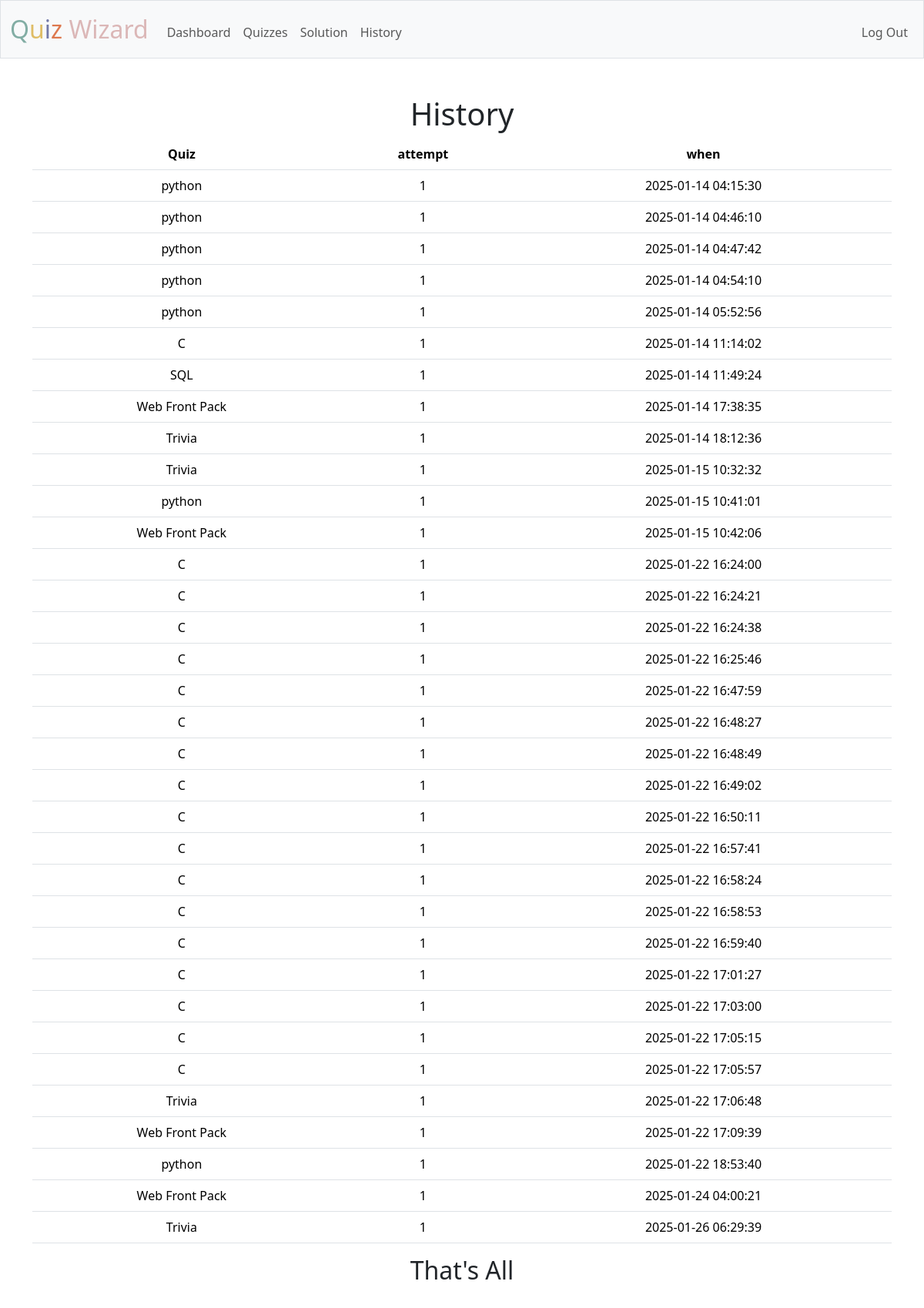
Screenshot of /history (signed in) with the database file from the repository.
### tables this page shows
CREATE TABLE quizy (
user_id integer not null,
quiz text not null,
attempt integer default 1,
time datetime default current_timestamp,
foreign key(user_id) references users(id) );

### app.py (the view)
@app.route("/history", methods=["GET"])
def history():
   user_id = session["user_id"]
   data = db.execute("select * from quizy where user_id = ?", user_id)
   return render_template("history.html", data=data)

### app.py (called while the page is built)
@app.after_request
def after_request(response):
    response.headers["Cache-Control"] = "no-cache, no-store, must-revalidate"
    response.headers["Expires"] = 0
    response.headers["Pragma"] = "no-cache"
    return response

### templates/history.html (shortened to what this page needs)
{% extends "layout.html" %}
{% block main %}
    <h1>History</h1>
    <table class="table">
        <thead>
            <tr>
                <th scope="col">Quiz</th>
                <th scope="col">attempt</th>
                <th scope="col">when</th>
            </tr>
        </thead>
        <tbody>
            {% for record in data %}
                <tr>
                    <td>{{ record["quiz"] }}</td>
                    <td>{{ record["attempt"] }}</td>
                    <td>{{ record["time"] }}</td>
                </tr>
            {% endfor %}
        </tbody>
    </table>
    <h2>That's All</h2>
{% endblock %}

### templates/layout.html (shortened to what this page needs)
<!DOCTYPE html>
<html lang="en">
    <head>
        <link href="https://cdn.jsdelivr.net/npm/bootstrap@5.3.3/dist/css/bootstrap.min.css" rel="stylesheet">
        <link href="/static/styles.css" rel="stylesheet">
    </head>
    <body>
        <nav class="bg-light border navbar navbar-expand-md navbar-light">
            <div class="container-fluid">
                <a class="navbar-brand" href="/"><span class="green">Q</span><span class="yellow">u</span><span class="purple">i</span><span class="orange">z</span> <span class="pink">Wizard</span></a>
                <div class="collapse navbar-collapse" id="navbar">
                    {% if session["user_id"] %}
                        <ul class="navbar-nav me-auto mt-2">
                            <li class="nav-item"><a class="nav-link" href="/dashboard">Dashboard</a></li>
                            <li class="nav-item"><a class="nav-link" href="/quiz">Quizzes</a></li>
                            <li class="nav-item"><a class="nav-link" href="/solution">Solution</a></li>
                            <li class="nav-item"><a class="nav-link" href="/history">History</a></li>
                        </ul>
                        <ul class="navbar-nav ms-auto mt-2">
                            <li class="nav-item"><a class="nav-link" href="/logout">Log Out</a></li>
                        </ul>
                    {% else %}
                        <ul class="navbar-nav ms-auto mt-2">
                            <li class="nav-item"><a class="nav-link" href="/register">Register</a></li>
                            <li class="nav-item"><a class="nav-link" href="/login">Log In</a></li>
                    {% endif %}
                </div>
            </div>
        </nav>
        <main class="container py-5 text-center">
            {% block main %}{% endblock %}
        </main>
    </body>
</html>

### static/styles.css (style rules this page uses)
nav .navbar-brand { font-size: xx-large; }
nav .navbar-brand .green { color: #82ada4; }
nav .navbar-brand .yellow { color: #dfbd66; }
nav .navbar-brand .purple { color: #7278a8; }
nav .navbar-brand .orange { color: #dd784e; }
nav .navbar-brand .pink { color: #dbb7b7; }

### rows the page displays
quizy: quiz "python", attempt "1", time "2025-01-14 04:15:30"
quizy: quiz "python", attempt "1", time "2025-01-14 04:46:10"
quizy: quiz "python", attempt "1", time "2025-01-14 04:47:42"
quizy: quiz "python", attempt "1", time "2025-01-14 04:54:10"
quizy: quiz "python", attempt "1", time "2025-01-14 05:52:56"
quizy: quiz "C", attempt "1", time "2025-01-14 11:14:02"
quizy: quiz "SQL", attempt "1", time "2025-01-14 11:49:24"
quizy: quiz "Web Front Pack", attempt "1", time "2025-01-14 17:38:35"
quizy: quiz "Trivia", attempt "1", time "2025-01-14 18:12:36"
quizy: quiz "Trivia", attempt "1", time "2025-01-15 10:32:32"
quizy: quiz "python", attempt "1", time "2025-01-15 10:41:01"
quizy: quiz "Web Front Pack", attempt "1", time "2025-01-15 10:42:06"
quizy: quiz "C", attempt "1", time "2025-01-22 16:24:00"
quizy: quiz "C", attempt "1", time "2025-01-22 16:24:21"
quizy: quiz "C", attempt "1", time "2025-01-22 16:24:38"
quizy: quiz "C", attempt "1", time "2025-01-22 16:25:46"
quizy: quiz "C", attempt "1", time "2025-01-22 16:47:59"
quizy: quiz "C", attempt "1", time "2025-01-22 16:48:27"
quizy: quiz "C", attempt "1", time "2025-01-22 16:48:49"
quizy: quiz "C", attempt "1", time "2025-01-22 16:49:02"
quizy: quiz "C", attempt "1", time "2025-01-22 16:50:11"
quizy: quiz "C", attempt "1", time "2025-01-22 16:57:41"
quizy: quiz "C", attempt "1", time "2025-01-22 16:58:24"
quizy: quiz "C", attempt "1", time "2025-01-22 16:58:53"
quizy: quiz "C", attempt "1", time "2025-01-22 16:59:40"
quizy: quiz "C", attempt "1", time "2025-01-22 17:01:27"
quizy: quiz "C", attempt "1", time "2025-01-22 17:03:00"
quizy: quiz "C", attempt "1", time "2025-01-22 17:05:15"
quizy: quiz "C", attempt "1", time "2025-01-22 17:05:57"
quizy: quiz "Trivia", attempt "1", time "2025-01-22 17:06:48"
quizy: quiz "Web Front Pack", attempt "1", time "2025-01-22 17:09:39"
quizy: quiz "python", attempt "1", time "2025-01-22 18:53:40"
quizy: quiz "Web Front Pack", attempt "1", time "2025-01-24 04:00:21"
quizy: quiz "Trivia", attempt "1", time "2025-01-26 06:29:39"
